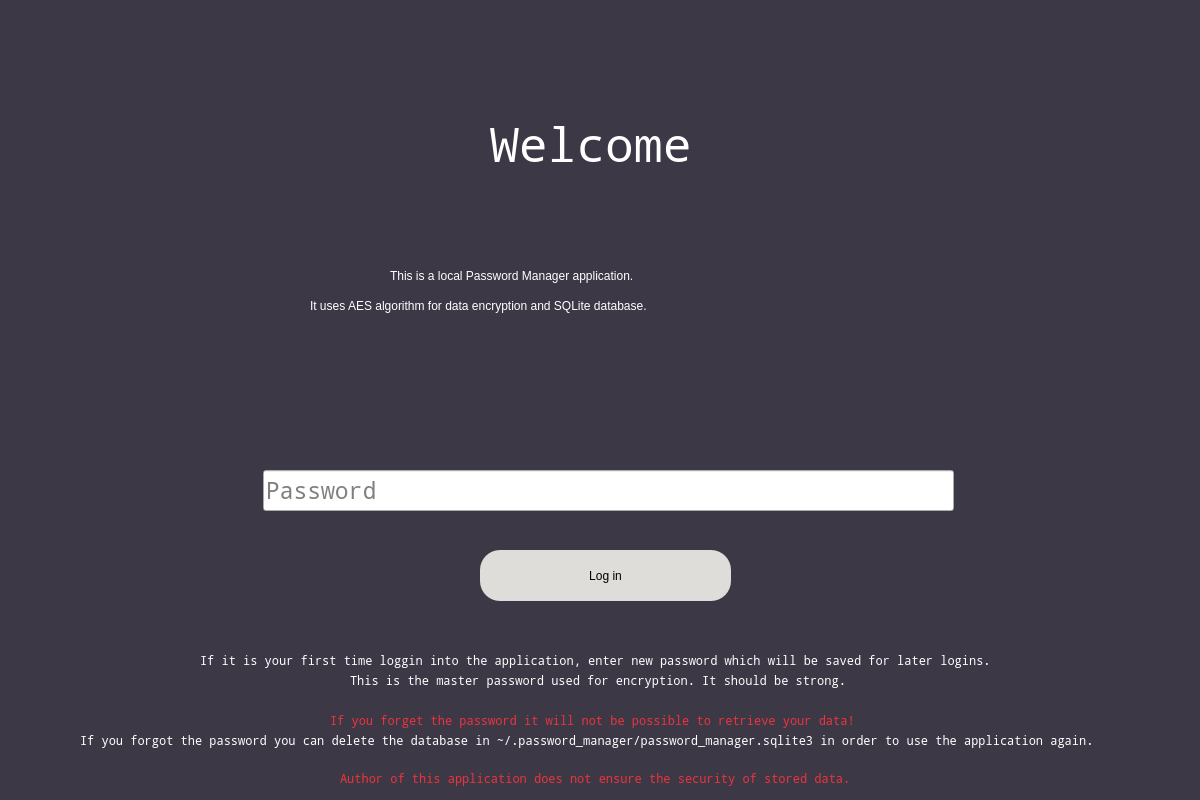
<?xml version="1.0" encoding="UTF-8"?>
<ui version="4.0">
 <class>Dialog</class>
 <widget class="QDialog" name="Dialog">
  <property name="geometry">
   <rect>
    <x>0</x>
    <y>0</y>
    <width>1200</width>
    <height>800</height>
   </rect>
  </property>
  <property name="windowTitle">
   <string>Dialog</string>
  </property>
  <widget class="QWidget" name="bgWidget" native="true">
   <property name="geometry">
    <rect>
     <x>0</x>
     <y>0</y>
     <width>1200</width>
     <height>800</height>
    </rect>
   </property>
   <property name="focusPolicy">
    <enum>Qt::StrongFocus</enum>
   </property>
   <property name="styleSheet">
    <string notr="true">QWidget#bgWidget{
background-color: rgb(61, 56, 70);}</string>
   </property>
   <widget class="QLabel" name="welcomeLabel">
    <property name="geometry">
     <rect>
      <x>490</x>
      <y>120</y>
      <width>221</width>
      <height>51</height>
     </rect>
    </property>
    <property name="font">
     <font>
      <family>Noto Mono</family>
      <pointsize>36</pointsize>
      <weight>75</weight>
      <italic>false</italic>
      <bold>true</bold>
     </font>
    </property>
    <property name="styleSheet">
     <string notr="true">QLabel#welcomeLabel{
font: 36pt &quot;Noto Mono&quot;;
color: rgb(255, 255, 255);
font-weight: bold;}</string>
    </property>
    <property name="text">
     <string>Welcome</string>
    </property>
   </widget>
   <widget class="QPushButton" name="loginButton">
    <property name="geometry">
     <rect>
      <x>480</x>
      <y>550</y>
      <width>251</width>
      <height>51</height>
     </rect>
    </property>
    <property name="styleSheet">
     <string notr="true">border-radius: 20px;
background-color: rgb(222, 221, 218);
font: 14pt &quot;Noto Mono&quot;;</string>
    </property>
    <property name="text">
     <string>Log in</string>
    </property>
   </widget>
   <widget class="QLineEdit" name="passwordField">
    <property name="geometry">
     <rect>
      <x>263</x>
      <y>470</y>
      <width>691</width>
      <height>41</height>
     </rect>
    </property>
    <property name="font">
     <font>
      <family>Noto Mono</family>
      <pointsize>17</pointsize>
     </font>
    </property>
    <property name="placeholderText">
     <string>Password</string>
    </property>
   </widget>
   <widget class="QLabel" name="label">
    <property name="geometry">
     <rect>
      <x>200</x>
      <y>650</y>
      <width>801</width>
      <height>21</height>
     </rect>
    </property>
    <property name="font">
     <font>
      <family>Noto Mono</family>
     </font>
    </property>
    <property name="styleSheet">
     <string notr="true">color: rgb(255, 255, 255);</string>
    </property>
    <property name="text">
     <string>If it is your first time loggin into the application, enter new password which will be saved for later logins.</string>
    </property>
   </widget>
   <widget class="QLabel" name="label_2">
    <property name="geometry">
     <rect>
      <x>330</x>
      <y>710</y>
      <width>531</width>
      <height>21</height>
     </rect>
    </property>
    <property name="font">
     <font>
      <family>Noto Mono</family>
     </font>
    </property>
    <property name="styleSheet">
     <string notr="true">color: rgb(237, 51, 59);</string>
    </property>
    <property name="text">
     <string>If you forget the password it will not be possible to retrieve your data! </string>
    </property>
   </widget>
   <widget class="QLabel" name="label_3">
    <property name="geometry">
     <rect>
      <x>350</x>
      <y>670</y>
      <width>501</width>
      <height>21</height>
     </rect>
    </property>
    <property name="font">
     <font>
      <family>Noto Mono</family>
     </font>
    </property>
    <property name="styleSheet">
     <string notr="true">color: rgb(255, 255, 255);</string>
    </property>
    <property name="text">
     <string>This is the master password used for encryption. It should be strong.</string>
    </property>
   </widget>
   <widget class="QLabel" name="label_4">
    <property name="geometry">
     <rect>
      <x>80</x>
      <y>730</y>
      <width>1021</width>
      <height>21</height>
     </rect>
    </property>
    <property name="font">
     <font>
      <family>Noto Mono</family>
     </font>
    </property>
    <property name="styleSheet">
     <string notr="true">color: rgb(255, 255, 255);</string>
    </property>
    <property name="text">
     <string>If you forgot the password you can delete the database in ~/.password_manager/password_manager.sqlite3 in order to use the application again.</string>
    </property>
   </widget>
   <widget class="QLabel" name="label_5">
    <property name="geometry">
     <rect>
      <x>340</x>
      <y>768</y>
      <width>521</width>
      <height>21</height>
     </rect>
    </property>
    <property name="font">
     <font>
      <family>Noto Mono</family>
     </font>
    </property>
    <property name="styleSheet">
     <string notr="true">color: rgb(237, 51, 59);</string>
    </property>
    <property name="text">
     <string>Author of this application does not ensure the security of stored data.</string>
    </property>
   </widget>
   <widget class="QLabel" name="label_6">
    <property name="geometry">
     <rect>
      <x>390</x>
      <y>260</y>
      <width>421</width>
      <height>31</height>
     </rect>
    </property>
    <property name="styleSheet">
     <string notr="true">font: 15pt &quot;Noto Mono&quot;;
color: rgb(255, 255, 255);</string>
    </property>
    <property name="text">
     <string>This is a local Password Manager application. </string>
    </property>
   </widget>
   <widget class="QLabel" name="label_7">
    <property name="geometry">
     <rect>
      <x>310</x>
      <y>290</y>
      <width>591</width>
      <height>31</height>
     </rect>
    </property>
    <property name="styleSheet">
     <string notr="true">font: 15pt &quot;Noto Mono&quot;;
color: rgb(255, 255, 255);</string>
    </property>
    <property name="text">
     <string>It uses AES algorithm for data encryption and SQLite database.</string>
    </property>
   </widget>
   <widget class="QLabel" name="passwordError">
    <property name="geometry">
     <rect>
      <x>264</x>
      <y>520</y>
      <width>691</width>
      <height>31</height>
     </rect>
    </property>
    <property name="styleSheet">
     <string notr="true">color: rgb(237, 51, 59);
font: 9pt &quot;Noto Mono&quot;;</string>
    </property>
    <property name="text">
     <string/>
    </property>
   </widget>
  </widget>
 </widget>
 <tabstops>
  <tabstop>passwordField</tabstop>
  <tabstop>loginButton</tabstop>
  <tabstop>bgWidget</tabstop>
 </tabstops>
 <resources/>
 <connections>
  <connection>
   <sender>passwordField</sender>
   <signal>returnPressed()</signal>
   <receiver>loginButton</receiver>
   <slot>click()</slot>
   <hints>
    <hint type="sourcelabel">
     <x>608</x>
     <y>490</y>
    </hint>
    <hint type="destinationlabel">
     <x>605</x>
     <y>585</y>
    </hint>
   </hints>
  </connection>
 </connections>
</ui>
